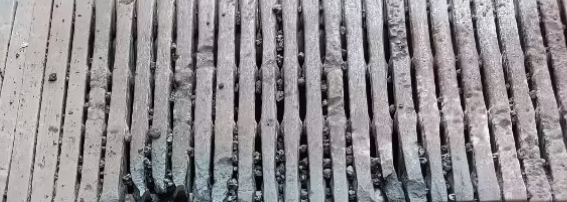
#> input picture img/img_1.png, 567 x 202 px; its folder holds 4 pictures in this run
$ python total.py
#> lines starting #> are read from the running program, lines starting #| are printed output that depends on the picture; after the words box and inside, x2 and y2 are one past the last pixel; in counts of white or black regions, pixels touching at a corner belong together
### model.py
import numpy as np

def model():
    total = [[0.15, 0.85, 1],
            [0.136, 0.864, 1],
            [0.129, 0.871, 1],
            [0.102, 0.898, 1],
            [0.072, 0.928, 1],
            [0.123, 0.877, 1],
            [0.115, 0.885, 1],
            [0.125, 0.875, 1],
            [0.11, 0.89, 1],
            [0.064, 0.936, 1],
            [0.115, 0.885, 1],
            [0.124, 0.876, 1],
            [0.188, 0.812, 1],
            [0.079, 0.921, 1],
            [0.055, 0.945, 1],
            [0.066, 0.934, 1],
            [0.158, 0.842, 1],
            [0.175, 0.825, 1],
            [0.262, 0.738, 0],
            [0.235, 0.765, 0],
            [0.354, 0.646, 0],
            [0.345, 0.655, 0],
            [0.308, 0.692, 0],
            [0.325, 0.675, 0],
            [0.377, 0.623, 0],
            [0.396, 0.604, 0],
            [0.405, 0.595, 0],
            [0.318, 0.682, 0],
            [0.197, 0.803, 0],
            [0.301, 0.699, 0]]
    # 数据集
    data = np.array(total)

    # 分离特征和标签
    X = data[:, :2]
    y = data[:, 2]

    # 计算正例和反例的均值向量
    mu_0 = np.mean(X[y == 0], axis=0)
    mu_1 = np.mean(X[y == 1], axis=0)

    # 计算类内散度矩阵
    S_w = np.zeros((2, 2))
    for i in range(len(X)):
     if y[i] == 0:
            S_w += np.outer(X[i] - mu_0, X[i] - mu_0)
     else:
            S_w += np.outer(X[i] - mu_1, X[i] - mu_1)

    # 计算最优投影方向
    w_prime = np.linalg.inv(S_w).dot(mu_0 - mu_1)

    # 计算LDA分割线（决策边界），决策边界垂直于投影向量w_prime，且通过两个类别均值的中点
    mid_point = (mu_0 + mu_1) / 2
    slope = w_prime[1] / w_prime[0]

    # 计算垂直于投影向量的斜率
    slope_perpendicular = -1 / slope

    # 计算截距
    intercept_perpendicular = mid_point[1] - slope_perpendicular * mid_point[0]


    # 输出LDA分割线的方程
    # print(f'LDA分割线的方程为：y = {slope_perpendicular}x + {intercept_perpendicular}')
    return slope_perpendicular, intercept_perpendicular

### total.py
from model import model
from PIL import Image
import numpy as np


def classify(a, b, li):
    white = 0
    black = 0

    for i in li:
        for j in i:
            if j == 0:
                black += 1
            else:
                white += 1

    temp = black
    black = round(black / (black + white), 3)  # 计算黑色区域占比
    white = round(white / (temp + white), 3)  # 计算白色区域占比

    if (a * black + b) < white:  # 进行判断
        return False
    else:
        return True


def draw(x_y, pic):
    import matplotlib.pyplot as plt
    import matplotlib.image as mpimg

    # 读取图片
    img = mpimg.imread(pic)

    # 显示图片
    plt.imshow(img)

    # 画点，例如在(x, y)处画一个红色的点
    plt.imshow(img, extent=[0, img.shape[1], img.shape[0], 0], cmap='gray')
    for x, y in x_y:
        plt.scatter(y, x, color='red', s=70)
    # 显示画好点的图片
    plt.show()


def get_li(pic):
#> called with pic = 'img/img_1.png'
    image = Image.open(pic)
#> image is the input picture: PIL image 567x202 RGBA; mean R, G, B, A 144.7, 141, 144.5, 255
    gray_image = image.convert("L")
    threshold = 100
    binary_image = gray_image.point(lambda x: 255 if x >= threshold else 0, mode="1")
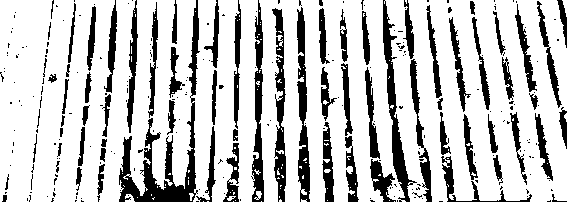
#> binary_image: PIL image 567x202 1; 77.6% white; 271 black regions (198 under 20 px), largest, box (x1, y1, x2, y2) and area: (119, 0, 200, 202) 3202, (383, 0, 417, 202) 1542, (297, 7, 310, 202) 1422
    image_array = np.array(binary_image)
    image_array = image_array.astype(np.uint8)
    a = image_array.tolist()
#> a = 202 items
    return list(a)


def run(pic):
    li = list(get_li(pic))  # 把图片转换为对于的二值 0 1 列表
#> li = 202 items
    x_y = []  # 初始化图片中损失点的坐标集合
    a, b = model()  # 获得LDA模型的直线方程的 a, b (y=ax+b)

    pian_x = 0  # 设置分割图片时，起始x, y 的偏移量
    pian_y = 0

    temp_x = len(li) // 60  # x的长度为60
#> temp_x = 3
    temp_y = len(li[0]) // 70  # y的长度为70
#> temp_y = 8

    for i in range(temp_x):  # 循环遍历
        for j in range(temp_y):
            temp = [k[pian_y+70*j:pian_y+70*j+70] for k in li[pian_x+60*i:pian_x+60*i+60]]  # 通过列表推导式以及切片获取对应分割后图片的二值 0 1 列表
            if not classify(a, b, temp):  # 进行距离判别
                x_y.append([pian_x+i*60+30, pian_y+j*70+35])
#> after the loop, x_y = [[30, 105], [30, 245], [30, 315], [30, 385], [90, 245], [90, 315], [90, 385], [150, 175], [150, 245], [150, 315], [150, 385], [150, 455], [150, 525]]
    draw(x_y, pic)  # 传入损失的点的坐标集合和图片路径，通过draw函数绘制标出损失后的图像
#> the loop in draw, `for x, y in x_y:` made 13 passes
#> in draw, `plt.show()`:
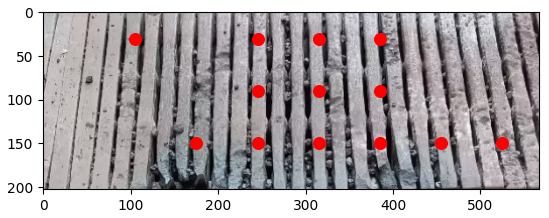
#> figure drawn by matplotlib, 1 panel


for i in range(1, 6):
    pic = f"img/img_{i}.png"
    run(pic)
#> pass 2 of the loop `for i in range(1, 6):`:
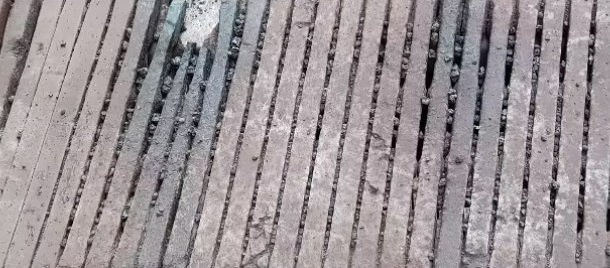
#> input picture img/img_2.png, 610 x 268 px
#> in get_li, image is the input picture: PIL image 610x268 RGBA; mean R, G, B, A 154.3, 146.6, 149.9, 255
#> gray_image: PIL image 610x268 L
#> in get_li (call 2), `binary_image = gray_image.point(lambda x: 255 if x >= threshold else 0..`:
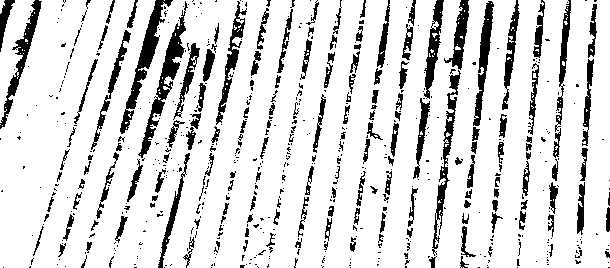
#> binary_image: PIL image 610x268 1; 85.1% white; 611 black regions (452 under 20 px), largest, box (x1, y1, x2, y2) and area: (138, 1, 188, 158) 1398, (120, 0, 173, 134) 1362, (432, 70, 461, 256) 1011
#> a = 268 items
#> img: shape (268, 610, 4) float32
#> the loop in draw (call 2), `for x, y in x_y:` made 4 passes
#> (x, y) on passes 1 to 4: (30, 175), (30, 455), (90, 175), (90, 455)
#> in draw (call 2), `plt.show()`:
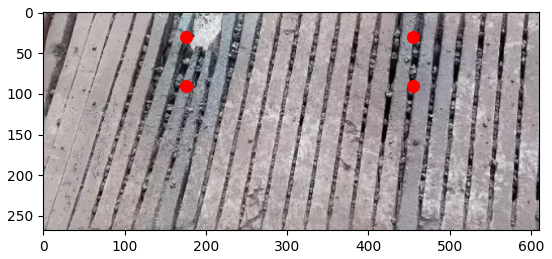
#> figure drawn by matplotlib, 1 panel
#> pass 3 of the loop `for i in range(1, 6):`:
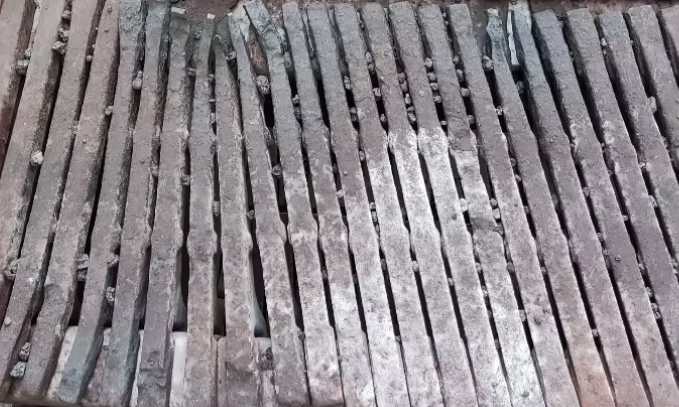
#> input picture img/img_3.png, 679 x 407 px
#> in get_li, image is the input picture: PIL image 679x407 RGBA; mean R, G, B, A 138.9, 133.3, 138.1, 255
#> gray_image: PIL image 679x407 L
#> in get_li (call 3), `binary_image = gray_image.point(lambda x: 255 if x >= threshold else 0..`:
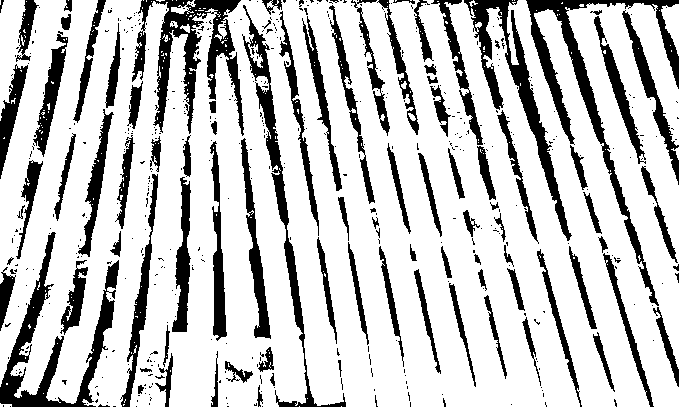
#> binary_image: PIL image 679x407 1; 77.5% white; 520 black regions (427 under 20 px), largest, box (x1, y1, x2, y2) and area: (526, 0, 679, 306) 5392, (132, 0, 244, 136) 5036, (0, 232, 119, 407) 4617
#> a = 407 items
#> img: shape (407, 679, 4) float32
#> the loop in draw (call 3), `for x, y in x_y:` made 27 passes
#> (x, y) on passes 1 to 8: (30, 35), (30, 175), (30, 245), (30, 315), (30, 455), (30, 525), (30, 595), (90, 35)
#> in draw (call 3), `plt.show()`:
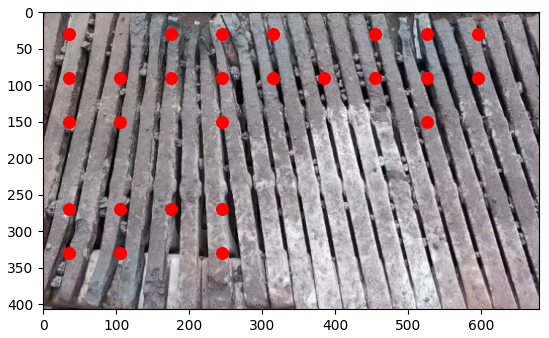
#> figure drawn by matplotlib, 1 panel
#> (the run stopped early here; a loop or call above may not have finished)
